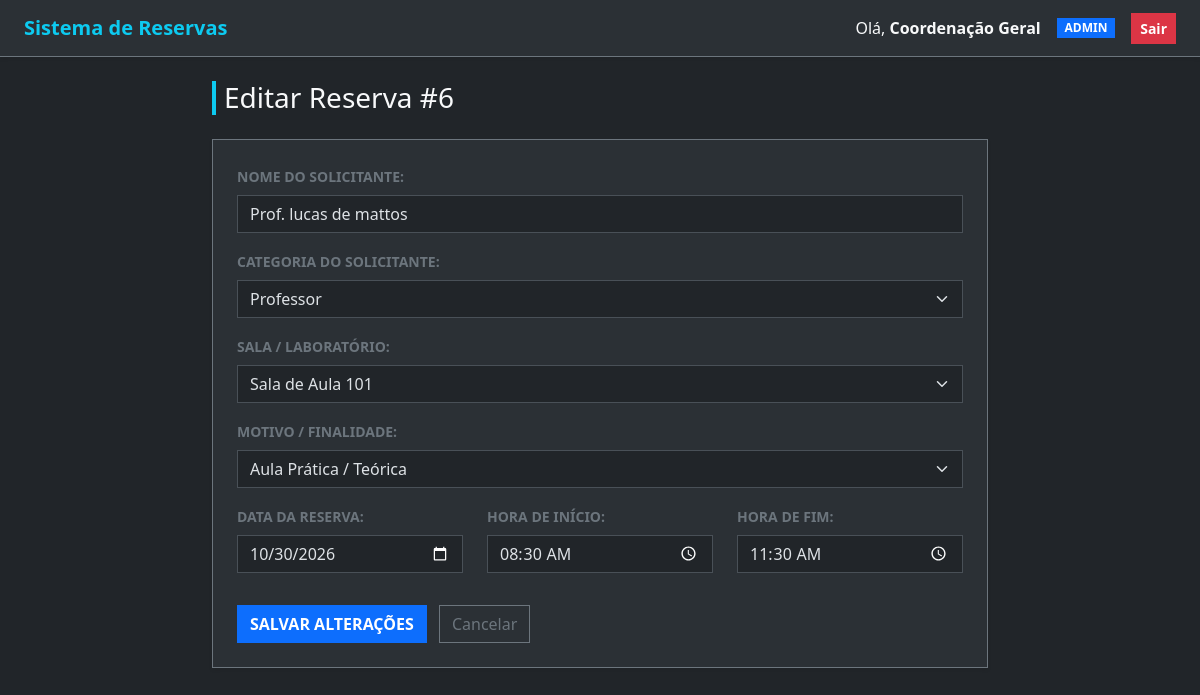
/editar.php?id=6 (signed in), run on the app's committed database.
### tables this page shows
CREATE TABLE `reservas` (
  `id` int NOT NULL,
  `nome_solicitante` varchar(100) NOT NULL,
  `categoria` varchar(50) NOT NULL,
  `sala_laboratorio` varchar(100) NOT NULL,
  `data_reserva` date NOT NULL,
  `hora_inicio` time NOT NULL,
  `hora_fim` time NOT NULL,
  `motivo` varchar(100) NOT NULL,
  `usuario_id` int DEFAULT NULL
);

### editar.php (the view, shortened to what this page needs)
<?php
include_once "conexao.php";
$perfil            = $_SESSION["usuario_perfil"];
$id = intval($_GET["id"]);
$resultado = mysqli_query($conexao, "SELECT * FROM reservas WHERE id=$id");
$reserva = mysqli_fetch_assoc($resultado);
$categorias = ["Professor", "Aluno / Monitor", "Outro"];
if ($perfil === 'admin') {
    $categorias[] = "Equipe de Manutenção";
    $categorias[] = "Coordenação / Direção";
}
$salas = [
    "Sala de Aula 101",
    "Sala de Aula 102",
    "Sala de Aula 103",
    "Sala de Aula 104",
    "Sala de Aula 105",
    "Sala de Aula 106",
    "Lab. Informática 202",
    "Lab. Informática 203",
    "Lab. Automação 302",
    "Lab. Alimentos 303"
];
$motivos = ["Aula Prática / Teórica", "Reunião Rápida", "Evento / Palestra", "Estudo / Monitoria", "Outro"];
if ($perfil === 'admin') {
    $motivos[] = "Manutenção / Reparos";
}
?>
<!doctype html>
<html lang="pt-BR" data-bs-theme="dark">
<head>
    <link href="https://cdn.jsdelivr.net/npm/bootstrap@5.3.3/dist/css/bootstrap.min.css" rel="stylesheet">
</head>
<body class="bg-dark text-light pb-5">
    <nav class="navbar navbar-expand-lg navbar-dark bg-body-tertiary border-bottom border-secondary mb-4 shadow-sm">
        <div class="container-fluid px-4">
            <a class="navbar-brand fw-bold text-info" href="index.php">Sistema de Reservas</a>
            <div class="d-flex align-items-center gap-3">
                <span class="text-light">Olá, <strong><?php echo $_SESSION["usuario_nome"]; ?></strong></span>
                <span class="badge bg-primary text-uppercase rounded-0"><?php echo $perfil; ?></span>
                <a href="login.php" class="btn btn-danger btn-sm rounded-0 fw-semibold">Sair</a>
            </div>
        </div>
    </nav>
    <div class="container my-4" style="max-width: 800px;">
        <h1 class="h3 mb-4 fw-normal border-start border-4 border-info ps-2">Editar Reserva #<?php echo $reserva["id"]; ?></h1>
        <div class="card bg-body-tertiary border-secondary rounded-0 p-4 shadow-sm">
            <form method="POST">
                <div class="mb-3">
                    <label class="form-label text-uppercase small text-secondary fw-semibold">Nome do Solicitante:</label>
                    <input type="text" class="form-control rounded-0" name="nome_solicitante" value="<?php echo $reserva["nome_solicitante"]; ?>" required>
                </div>
                <div class="mb-3">
                    <label class="form-label text-uppercase small text-secondary fw-semibold">Categoria do Solicitante:</label>
                    <select class="form-select rounded-0" name="categoria" id="categoria" required>
                        <?php foreach ($categorias as $cat): ?>
                            <option value="<?php echo $cat; ?>" <?php echo ($reserva["categoria"] === $cat) ? 'selected' : ''; ?>>
                                <?php echo $cat; ?>
                            </option>
                        <?php endforeach; ?>
                    </select>
                </div>
                <div class="mb-3">
                    <label class="form-label text-uppercase small text-secondary fw-semibold">Sala / Laboratório:</label>
                    <select class="form-select rounded-0" name="sala_laboratorio" required>
                        <?php foreach ($salas as $sala): ?>
                            <option value="<?php echo $sala; ?>" <?php echo ($reserva["sala_laboratorio"] === $sala) ? 'selected' : ''; ?>>
                                <?php echo $sala; ?>
                            </option>
                        <?php endforeach; ?>
                    </select>
                </div>
                <div class="mb-3">
                    <label class="form-label text-uppercase small text-secondary fw-semibold">Motivo / Finalidade:</label>
                    <select class="form-select rounded-0" name="motivo" id="motivo" required>
                        <?php foreach ($motivos as $m): ?>
                            <option value="<?php echo $m; ?>" <?php echo ($reserva["motivo"] === $m) ? 'selected' : ''; ?>>
                                <?php echo $m; ?>
                            </option>
                        <?php endforeach; ?>
                    </select>
                </div>
                <div class="row">
                    <div class="col-md-4 mb-3">
                        <label class="form-label text-uppercase small text-secondary fw-semibold">Data da Reserva:</label>
                        <input type="date" class="form-control rounded-0" name="data_reserva" value="<?php echo $reserva["data_reserva"]; ?>" required>
                    </div>
                    <div class="col-md-4 mb-3">
                        <label class="form-label text-uppercase small text-secondary fw-semibold">Hora de Início:</label>
                        <input type="time" class="form-control rounded-0" name="hora_inicio" value="<?php echo $reserva["hora_inicio"]; ?>" required>
                    </div>
                    <div class="col-md-4 mb-3">
                        <label class="form-label text-uppercase small text-secondary fw-semibold">Hora de Fim:</label>
                        <input type="time" class="form-control rounded-0" name="hora_fim" value="<?php echo $reserva["hora_fim"]; ?>" required>
                    </div>
                </div>
                <div class="mt-3">
                    <button type="submit" class="btn btn-primary rounded-0 fw-semibold text-uppercase">Salvar Alterações</button>
                    <a href="index.php" class="btn btn-outline-secondary rounded-0 ms-2">Cancelar</a>
                </div>
            </form>
        </div>
    </div>
</body>
</html>

### data on the page
reservas: id "6", nome_solicitante "Prof. lucas de mattos", categoria "Professor", sala_laboratorio "Sala de Aula 101", motivo "Aula Prática / Teórica", data_reserva "10/30/2026", hora_inicio "08:30:00", hora_fim "11:30:00"

### other printed values
$_SESSION["usuario_nome"] "Coordenação Geral"
$perfil "ADMIN"
